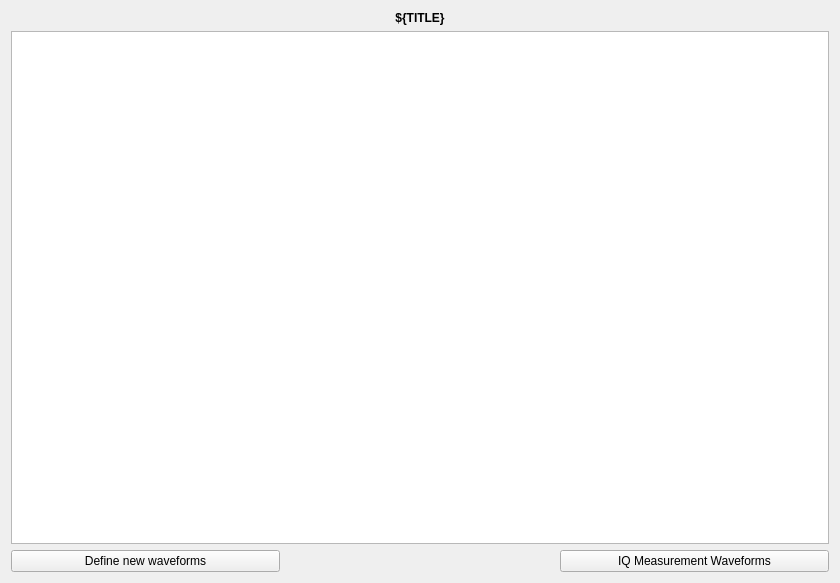
<?xml version="1.0" encoding="UTF-8"?>
<ui version="4.0">
 <class>Form</class>
 <widget class="QWidget" name="Form">
  <property name="geometry">
   <rect>
    <x>0</x>
    <y>0</y>
    <width>840</width>
    <height>583</height>
   </rect>
  </property>
  <property name="windowTitle">
   <string>Form</string>
  </property>
  <layout class="QVBoxLayout" name="verticalLayout">
   <item>
    <layout class="QGridLayout" name="gridLayout">
     <item row="3" column="0">
      <widget class="PyDMRelatedDisplayButton" name="PyDMRelatedDisplayButton_2">
       <property name="toolTip">
        <string/>
       </property>
       <property name="text">
        <string>Define new waveforms</string>
       </property>
       <property name="filenames" stdset="0">
        <stringlist>
         <string>define_complex_window.py</string>
        </stringlist>
       </property>
       <property name="macros" stdset="0">
        <stringlist/>
       </property>
       <property name="openInNewWindow" stdset="0">
        <bool>true</bool>
       </property>
      </widget>
     </item>
     <item row="3" column="2">
      <widget class="PyDMRelatedDisplayButton" name="PyDMRelatedDisplayButton">
       <property name="toolTip">
        <string/>
       </property>
       <property name="text">
        <string>IQ Measurement Waveforms</string>
       </property>
       <property name="filenames" stdset="0">
        <stringlist>
         <string>iqwaveform.ui</string>
         <string>iqwaveform.ui</string>
         <string>iqwaveform.ui</string>
         <string>iqwaveform.ui</string>
         <string>iqwaveform.ui</string>
         <string>iqwaveform.ui</string>
         <string>iqwaveform.ui</string>
         <string>iqwaveform.ui</string>
         <string>iqwaveform.ui</string>
         <string>iqwaveform.ui</string>
        </stringlist>
       </property>
       <property name="titles" stdset="0">
        <stringlist>
         <string>IQ-Waveform - DwnCon:RF_IN_1</string>
         <string>IQ-Waveform - DwnCon:RF_IN_2</string>
         <string>IQ-Waveform - DwnCon:RF_IN_3</string>
         <string>IQ-Waveform - DwnCon:RF_IN_4</string>
         <string>IQ-Waveform - DwnCon:RF_IN_5</string>
         <string>IQ-Waveform - DwnCon:RF_IN_6</string>
         <string>IQ-Waveform - UpCon:RF_IN_1</string>
         <string>IQ-Waveform - UpCon:RF_IN_2</string>
         <string>IQ-Waveform - UpCon:RF_IN_3</string>
         <string>IQ-Waveform - UpCon:RF_OUT_MON</string>
        </stringlist>
       </property>
       <property name="macros" stdset="0">
        <stringlist>
         <string>{&quot;N&quot;:&quot;1&quot;}</string>
         <string>{&quot;N&quot;:&quot;0&quot;}</string>
         <string>{&quot;N&quot;:&quot;3&quot;}</string>
         <string>{&quot;N&quot;:&quot;2&quot;}</string>
         <string>{&quot;N&quot;:&quot;5&quot;}</string>
         <string>{&quot;N&quot;:&quot;4&quot;}</string>
         <string>{&quot;N&quot;:&quot;7&quot;}</string>
         <string>{&quot;N&quot;:&quot;6&quot;}</string>
         <string>{&quot;N&quot;:&quot;8&quot;}</string>
         <string>{&quot;N&quot;:&quot;9&quot;}</string>
        </stringlist>
       </property>
       <property name="openInNewWindow" stdset="0">
        <bool>true</bool>
       </property>
      </widget>
     </item>
     <item row="1" column="0" colspan="3">
      <widget class="PyDMWaveformPlot" name="PyDMWaveformPlot_5">
       <property name="sizePolicy">
        <sizepolicy hsizetype="Expanding" vsizetype="Expanding">
         <horstretch>1</horstretch>
         <verstretch>1</verstretch>
        </sizepolicy>
       </property>
       <property name="toolTip">
        <string/>
       </property>
       <property name="showXGrid">
        <bool>true</bool>
       </property>
       <property name="showYGrid">
        <bool>true</bool>
       </property>
       <property name="showLegend">
        <bool>true</bool>
       </property>
       <property name="curves">
        <stringlist>
         <string>{&quot;y_channel&quot;: &quot;ca://${DEVICE}:I${R}${N}&quot;, &quot;x_channel&quot;: null, &quot;name&quot;: &quot;I&quot;, &quot;color&quot;: &quot;#ff557f&quot;, &quot;lineStyle&quot;: 1, &quot;lineWidth&quot;: 1, &quot;symbol&quot;: null, &quot;symbolSize&quot;: 10, &quot;redraw_mode&quot;: 2}</string>
         <string>{&quot;y_channel&quot;: &quot;ca://${DEVICE}:Q${R}${N}&quot;, &quot;x_channel&quot;: null, &quot;name&quot;: &quot;Q&quot;, &quot;color&quot;: &quot;#5500ff&quot;, &quot;lineStyle&quot;: 1, &quot;lineWidth&quot;: 1, &quot;symbol&quot;: null, &quot;symbolSize&quot;: 10, &quot;redraw_mode&quot;: 2}</string>
        </stringlist>
       </property>
      </widget>
     </item>
     <item row="3" column="1">
      <spacer name="horizontalSpacer">
       <property name="orientation">
        <enum>Qt::Horizontal</enum>
       </property>
       <property name="sizeHint" stdset="0">
        <size>
         <width>40</width>
         <height>20</height>
        </size>
       </property>
      </spacer>
     </item>
     <item row="0" column="0" colspan="3">
      <widget class="QLabel" name="label">
       <property name="font">
        <font>
         <weight>75</weight>
         <bold>true</bold>
        </font>
       </property>
       <property name="text">
        <string>${TITLE}</string>
       </property>
       <property name="alignment">
        <set>Qt::AlignCenter</set>
       </property>
      </widget>
     </item>
    </layout>
   </item>
  </layout>
 </widget>
 <customwidgets>
  <customwidget>
   <class>PyDMWaveformPlot</class>
   <extends>QGraphicsView</extends>
   <header>pydm.widgets.waveformplot</header>
  </customwidget>
  <customwidget>
   <class>PyDMRelatedDisplayButton</class>
   <extends>QPushButton</extends>
   <header>pydm.widgets.related_display_button</header>
  </customwidget>
 </customwidgets>
 <resources/>
 <connections/>
</ui>
